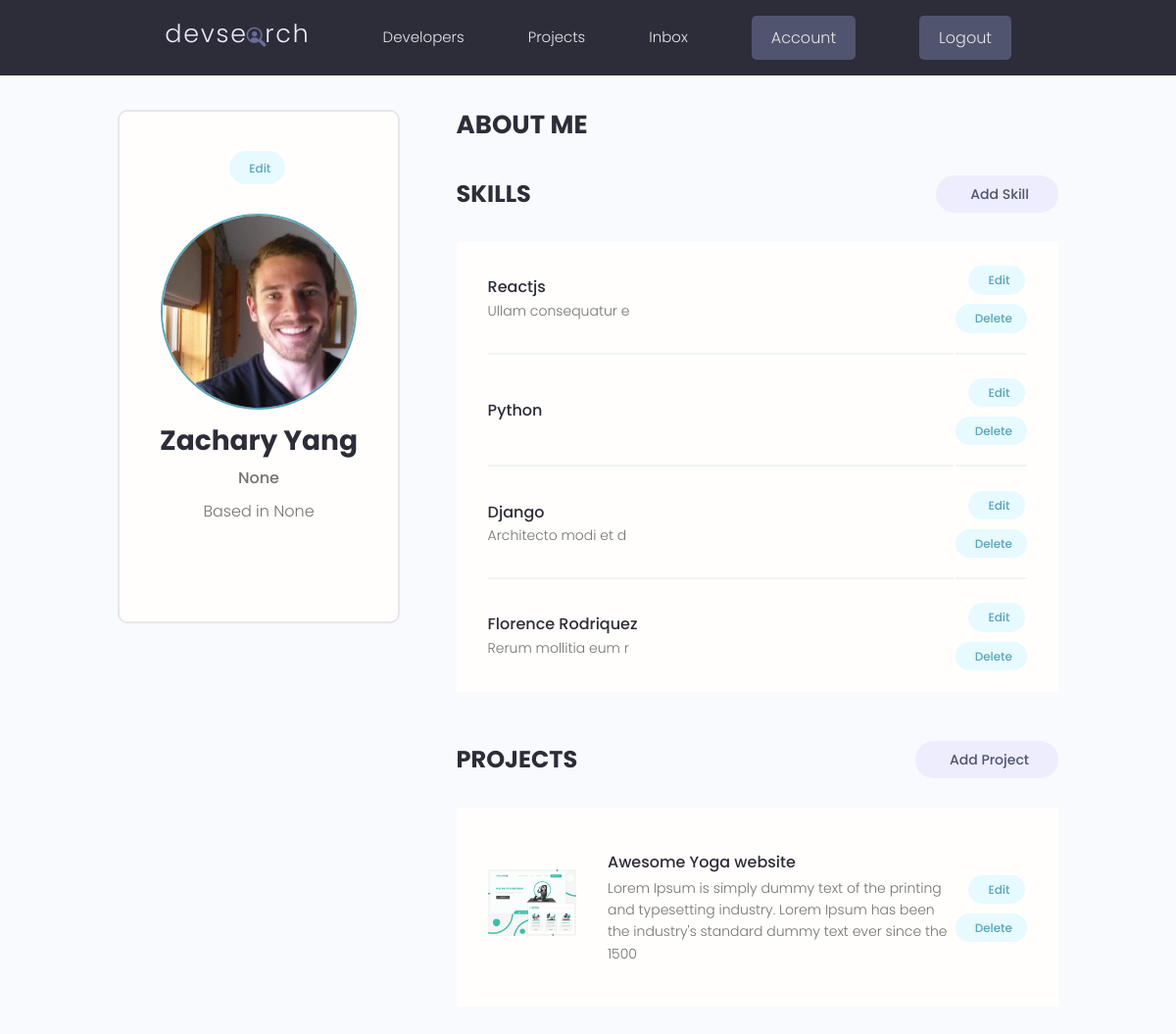
Before: /account/ (signed in) with the older database file.
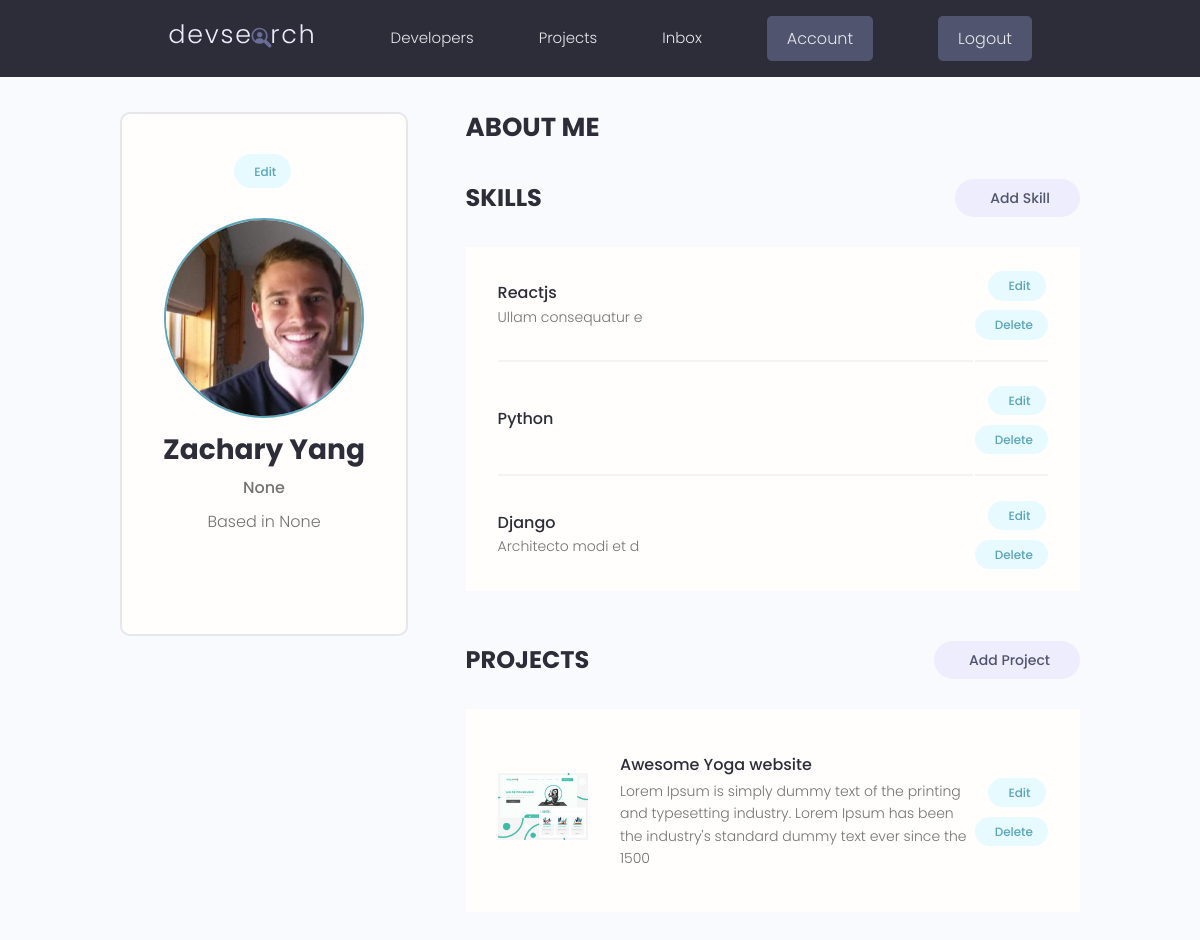
After: the same page with the newer database file.
### users/models.py (models this page shows, shortened)
class Skill(models.Model):
    owner = models.ForeignKey(
        Profile, on_delete=models.CASCADE, blank=True, null=True)
    name = models.CharField(max_length=200, blank=True, null=True)
    description = models.TextField(blank=True, null=True)
    created = models.DateTimeField(auto_now_add=True)
    id = models.UUIDField(default=uuid.uuid4, unique=True,
                          primary_key=True, editable=False)

### projects/models.py (models this page shows, shortened)
class Project(models.Model):
    owner = models.ForeignKey(
        Profile, null=True, blank=True, on_delete=models.SET_NULL)
    title = models.CharField(max_length=200)
    description = models.TextField(null=True, blank=True)
    featured_image = models.ImageField(
        null=True, blank=True, default="default.jpg")
    demo_link = models.CharField(max_length=2000, null=True, blank=True)
    source_link = models.CharField(max_length=2000, null=True, blank=True)
    tags = models.ManyToManyField("Tag", blank=True)
    vote_total = models.IntegerField(default=0, null=True, blank=True)
    vote_ratio = models.IntegerField(default=0, null=True, blank=True)
    created = models.DateTimeField(auto_now_add=True)
    id = models.UUIDField(default=uuid.uuid4, unique=True, primary_key=True)

### users/views.py (the view)
# urls.py: path('account/', views.account, name='account'),
@login_required(login_url='login')
def account(request):
    profile = request.user.profile
    context = {'profile': profile}
    return render(request, 'users/account.html', context)

### users/templates/users/account.html (shortened to what this page needs)
{% extends 'main.html' %}
{% block content %}
<main class="settingsPage profile my-md">
  <div class="container">
    <div class="layout">
      <div class="column column--1of3">
        <div class="card text-center">
          <div class="card__body dev">
            <a class="tag tag--pill tag--main settings__btn" href="{% url 'edit-profile' %}"
              > Edit</a
            >
            <img
              class="avatar avatar--xl dev__avatar"
              src="{{profile.profile_image.url}}"
            />
            <h2 class="dev__name">{{profile.name}}</h2>
            <p class="dev__title">
              {{profile.short_intro}}
            </p>
            <p class="dev__location">Based in {{profile.location}}</p>
          </div>
        </div>
      </div>
      <div class="column column--2of3">
        <div class="devInfo">
          <h3 class="devInfo__title">About Me</h3>
        </div>
        <div class="settings">
          <h3 class="settings__title">Skills</h3>
          <a class="tag tag--pill tag--sub settings__btn tag--lg" href="{% url 'create-skill' %}"
            > Add Skill</a
          >
        </div>
        <table class="settings__table">
          {% for skill in profile.skill_set.all %}
          <tr>
            <td class="settings__tableInfo">
              <h4>{{skill.name}}</h4>
              <p>
                {{skill.description}}
              </p>
            </td>
            <td class="settings__tableActions">
              <a class="tag tag--pill tag--main settings__btn" href="{% url 'edit-skill' skill.id %}"
                > Edit</a
              >
              <a class="tag tag--pill tag--main settings__btn" href="{% url 'delete-skill' skill.id %}?next=/account"
                > Delete</a
              >
            </td>
          </tr>
          {% endfor %}
        </table>
        <div class="settings">
          <h3 class="settings__title">Projects</h3>
          <a class="tag tag--pill tag--sub settings__btn tag--lg" href="{% url 'create-project' %}"
            > Add Project</a
          >
        </div>
        <table class="settings__table">
          {% for project in profile.project_set.all %}
          <tr>
            <td class="settings__thumbnail">
              <a href="{% url 'project' project.id %}">
                <img src="{{project.featured_image.url}}" alt="Project Thumbnail"/></a>
            </td>
            <td class="settings__tableInfo">
              <a href="{% url 'project' project.id %}">{{project.title}}</a>
              <p>
               {{project.description|slice:"150"}}
              </p>
            </td>
            <td class="settings__tableActions">
              <a class="tag tag--pill tag--main settings__btn" href="{% url 'update-project' project.id %}"
                > Edit</a
              >
              <a class="tag tag--pill tag--main settings__btn" href="{% url 'delete-project' project.id %}?next=/account"
                > Delete</a
              >
            </td>
          </tr>
          {% endfor %}
        </table>
      </div>
    </div>
  </div>
</main>
{% endblock content %}

Changed rows visible on the page:
removed Skill: name "Florence Rodriquez", description "Rerum mollitia eum r"
